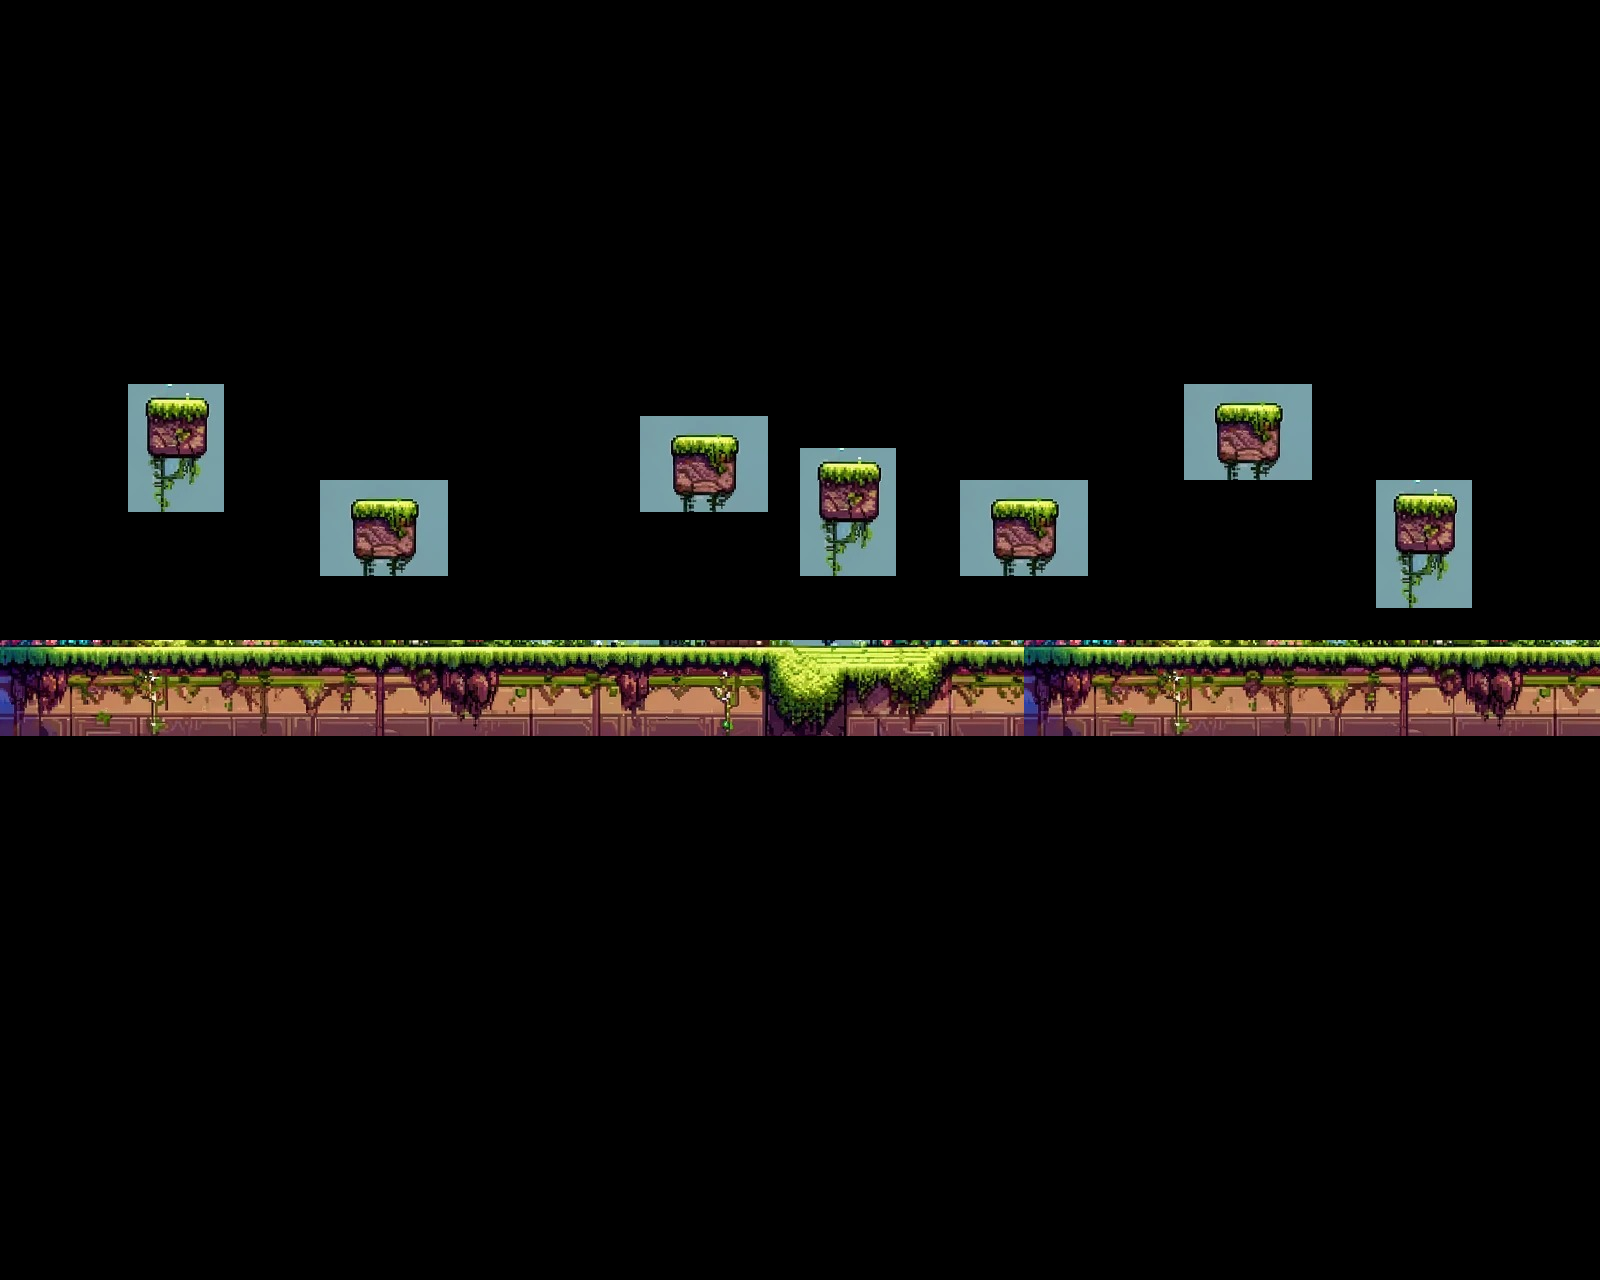

This game map was drawn from its Tiled (.tmx) file and the tilesets committed beside it. A one-line description and the full map source follow:
An orthogonal 50x40 tile map with 32x32 px tiles, 1 tile layer (Suelos) and 20 objects.

<map version="1.10" tiledversion="1.10.2" orientation="orthogonal" renderorder="right-down" width="50" height="40" tilewidth="32" tileheight="32" infinite="0" nextlayerid="5" nextobjectid="21">
 <tileset firstgid="1" source="tilemap1_32.tsx" />
 <layer id="1" name="Suelos" width="50" height="40">
  <data encoding="csv">
0,0,0,0,0,0,0,0,0,0,0,0,0,0,0,0,0,0,0,0,0,0,0,0,0,0,0,0,0,0,0,0,0,0,0,0,0,0,0,0,0,0,0,0,0,0,0,0,0,0,
0,0,0,0,0,0,0,0,0,0,0,0,0,0,0,0,0,0,0,0,0,0,0,0,0,0,0,0,0,0,0,0,0,0,0,0,0,0,0,0,0,0,0,0,0,0,0,0,0,0,
0,0,0,0,0,0,0,0,0,0,0,0,0,0,0,0,0,0,0,0,0,0,0,0,0,0,0,0,0,0,0,0,0,0,0,0,0,0,0,0,0,0,0,0,0,0,0,0,0,0,
0,0,0,0,0,0,0,0,0,0,0,0,0,0,0,0,0,0,0,0,0,0,0,0,0,0,0,0,0,0,0,0,0,0,0,0,0,0,0,0,0,0,0,0,0,0,0,0,0,0,
0,0,0,0,0,0,0,0,0,0,0,0,0,0,0,0,0,0,0,0,0,0,0,0,0,0,0,0,0,0,0,0,0,0,0,0,0,0,0,0,0,0,0,0,0,0,0,0,0,0,
0,0,0,0,0,0,0,0,0,0,0,0,0,0,0,0,0,0,0,0,0,0,0,0,0,0,0,0,0,0,0,0,0,0,0,0,0,0,0,0,0,0,0,0,0,0,0,0,0,0,
0,0,0,0,0,0,0,0,0,0,0,0,0,0,0,0,0,0,0,0,0,0,0,0,0,0,0,0,0,0,0,0,0,0,0,0,0,0,0,0,0,0,0,0,0,0,0,0,0,0,
0,0,0,0,0,0,0,0,0,0,0,0,0,0,0,0,0,0,0,0,0,0,0,0,0,0,0,0,0,0,0,0,0,0,0,0,0,0,0,0,0,0,0,0,0,0,0,0,0,0,
0,0,0,0,0,0,0,0,0,0,0,0,0,0,0,0,0,0,0,0,0,0,0,0,0,0,0,0,0,0,0,0,0,0,0,0,0,0,0,0,0,0,0,0,0,0,0,0,0,0,
0,0,0,0,0,0,0,0,0,0,0,0,0,0,0,0,0,0,0,0,0,0,0,0,0,0,0,0,0,0,0,0,0,0,0,0,0,0,0,0,0,0,0,0,0,0,0,0,0,0,
0,0,0,0,0,0,0,0,0,0,0,0,0,0,0,0,0,0,0,0,0,0,0,0,0,0,0,0,0,0,0,0,0,0,0,0,0,0,0,0,0,0,0,0,0,0,0,0,0,0,
0,0,0,0,0,0,0,0,0,0,0,0,0,0,0,0,0,0,0,0,0,0,0,0,0,0,0,0,0,0,0,0,0,0,0,0,0,0,0,0,0,0,0,0,0,0,0,0,0,0,
0,0,0,0,174,175,176,0,0,0,0,0,0,0,0,0,0,0,0,0,0,0,0,0,0,0,0,0,0,0,0,0,0,0,0,0,0,22,23,24,25,0,0,0,0,0,0,0,0,0,
0,0,0,0,206,207,208,0,0,0,0,0,0,0,0,0,0,0,0,0,22,23,24,25,0,0,0,0,0,0,0,0,0,0,0,0,0,54,55,56,57,0,0,0,0,0,0,0,0,0,
0,0,0,0,238,239,240,0,0,0,0,0,0,0,0,0,0,0,0,0,54,55,56,57,0,174,175,176,0,0,0,0,0,0,0,0,0,86,87,88,89,0,0,0,0,0,0,0,0,0,
0,0,0,0,270,271,272,0,0,0,22,23,24,25,0,0,0,0,0,0,86,87,88,89,0,206,207,208,0,0,22,23,24,25,0,0,0,0,0,0,0,0,0,174,175,176,0,0,0,0,
0,0,0,0,0,0,0,0,0,0,54,55,56,57,0,0,0,0,0,0,0,0,0,0,0,238,239,240,0,0,54,55,56,57,0,0,0,0,0,0,0,0,0,206,207,208,0,0,0,0,
0,0,0,0,0,0,0,0,0,0,86,87,88,89,0,0,0,0,0,0,0,0,0,0,0,270,271,272,0,0,86,87,88,89,0,0,0,0,0,0,0,0,0,238,239,240,0,0,0,0,
0,0,0,0,0,0,0,0,0,0,0,0,0,0,0,0,0,0,0,0,0,0,0,0,0,0,0,0,0,0,0,0,0,0,0,0,0,0,0,0,0,0,0,270,271,272,0,0,0,0,
0,0,0,0,0,0,0,0,0,0,0,0,0,0,0,0,0,0,0,0,0,0,0,0,0,0,0,0,0,0,0,0,0,0,0,0,0,0,0,0,0,0,0,0,0,0,0,0,0,0,
385,386,387,388,389,390,391,392,393,394,395,396,397,398,399,400,401,402,403,404,405,406,407,408,409,410,411,412,413,414,415,416,385,386,387,388,389,390,391,392,393,394,395,396,397,398,399,400,401,402,
417,418,419,420,421,422,423,424,425,426,427,428,429,430,431,432,433,434,435,436,437,438,439,440,441,442,443,444,445,446,447,448,417,418,419,420,421,422,423,424,425,426,427,428,429,430,431,432,433,434,
449,450,451,452,453,454,455,456,457,458,459,460,461,462,463,464,465,466,467,468,469,470,471,472,473,474,475,476,477,478,479,480,449,450,451,452,453,454,455,456,457,458,459,460,461,462,463,464,465,466,
0,0,0,0,0,0,0,0,0,0,0,0,0,0,0,0,0,0,0,0,0,0,0,0,0,0,0,0,0,0,0,0,0,0,0,0,0,0,0,0,0,0,0,0,0,0,0,0,0,0,
0,0,0,0,0,0,0,0,0,0,0,0,0,0,0,0,0,0,0,0,0,0,0,0,0,0,0,0,0,0,0,0,0,0,0,0,0,0,0,0,0,0,0,0,0,0,0,0,0,0,
0,0,0,0,0,0,0,0,0,0,0,0,0,0,0,0,0,0,0,0,0,0,0,0,0,0,0,0,0,0,0,0,0,0,0,0,0,0,0,0,0,0,0,0,0,0,0,0,0,0,
0,0,0,0,0,0,0,0,0,0,0,0,0,0,0,0,0,0,0,0,0,0,0,0,0,0,0,0,0,0,0,0,0,0,0,0,0,0,0,0,0,0,0,0,0,0,0,0,0,0,
0,0,0,0,0,0,0,0,0,0,0,0,0,0,0,0,0,0,0,0,0,0,0,0,0,0,0,0,0,0,0,0,0,0,0,0,0,0,0,0,0,0,0,0,0,0,0,0,0,0,
0,0,0,0,0,0,0,0,0,0,0,0,0,0,0,0,0,0,0,0,0,0,0,0,0,0,0,0,0,0,0,0,0,0,0,0,0,0,0,0,0,0,0,0,0,0,0,0,0,0,
0,0,0,0,0,0,0,0,0,0,0,0,0,0,0,0,0,0,0,0,0,0,0,0,0,0,0,0,0,0,0,0,0,0,0,0,0,0,0,0,0,0,0,0,0,0,0,0,0,0,
0,0,0,0,0,0,0,0,0,0,0,0,0,0,0,0,0,0,0,0,0,0,0,0,0,0,0,0,0,0,0,0,0,0,0,0,0,0,0,0,0,0,0,0,0,0,0,0,0,0,
0,0,0,0,0,0,0,0,0,0,0,0,0,0,0,0,0,0,0,0,0,0,0,0,0,0,0,0,0,0,0,0,0,0,0,0,0,0,0,0,0,0,0,0,0,0,0,0,0,0,
0,0,0,0,0,0,0,0,0,0,0,0,0,0,0,0,0,0,0,0,0,0,0,0,0,0,0,0,0,0,0,0,0,0,0,0,0,0,0,0,0,0,0,0,0,0,0,0,0,0,
0,0,0,0,0,0,0,0,0,0,0,0,0,0,0,0,0,0,0,0,0,0,0,0,0,0,0,0,0,0,0,0,0,0,0,0,0,0,0,0,0,0,0,0,0,0,0,0,0,0,
0,0,0,0,0,0,0,0,0,0,0,0,0,0,0,0,0,0,0,0,0,0,0,0,0,0,0,0,0,0,0,0,0,0,0,0,0,0,0,0,0,0,0,0,0,0,0,0,0,0,
0,0,0,0,0,0,0,0,0,0,0,0,0,0,0,0,0,0,0,0,0,0,0,0,0,0,0,0,0,0,0,0,0,0,0,0,0,0,0,0,0,0,0,0,0,0,0,0,0,0,
0,0,0,0,0,0,0,0,0,0,0,0,0,0,0,0,0,0,0,0,0,0,0,0,0,0,0,0,0,0,0,0,0,0,0,0,0,0,0,0,0,0,0,0,0,0,0,0,0,0,
0,0,0,0,0,0,0,0,0,0,0,0,0,0,0,0,0,0,0,0,0,0,0,0,0,0,0,0,0,0,0,0,0,0,0,0,0,0,0,0,0,0,0,0,0,0,0,0,0,0,
0,0,0,0,0,0,0,0,0,0,0,0,0,0,0,0,0,0,0,0,0,0,0,0,0,0,0,0,0,0,0,0,0,0,0,0,0,0,0,0,0,0,0,0,0,0,0,0,0,0,
0,0,0,0,0,0,0,0,0,0,0,0,0,0,0,0,0,0,0,0,0,0,0,0,0,0,0,0,0,0,0,0,0,0,0,0,0,0,0,0,0,0,0,0,0,0,0,0,0,0
</data>
 </layer>
 <objectgroup id="2" name="gotas">
  <object id="1" x="513.479" y="433.189">
   <point />
  </object>
  <object id="2" x="978.411" y="351.033">
   <point />
  </object>
  <object id="3" x="1245.42" y="593.768">
   <point />
  </object>
 </objectgroup>
 <objectgroup id="3" name="tierra">
  <object id="4" x="11.2032" y="647.917" width="1577.78" height="74.6878" />
  <object id="5" x="1402.26" y="502.276" width="48.5471" height="42.9455" />
  <object id="6" x="1228.61" y="414.517" width="46.6799" height="42.9455" />
  <object id="7" x="1010.15" y="509.744" width="35.4767" height="46.6799" />
  <object id="8" x="814.097" y="464.932" width="63.4847" height="50.4143" />
  <object id="9" x="679.659" y="442.525" width="50.4143" height="46.6799" />
  <object id="10" x="364.103" y="507.877" width="46.6799" height="42.9455" />
  <object id="11" x="154.977" y="403.314" width="42.9455" height="39.2111" />
 </objectgroup>
 <objectgroup id="4" name="estrellas">
  <object id="12" x="362.236" y="358.502">
   <point />
  </object>
  <object id="13" x="614.307" y="218.462">
   <point />
  </object>
  <object id="14" x="640.448" y="289.415">
   <point />
  </object>
  <object id="15" x="720.738" y="276.345">
   <point />
  </object>
  <object id="16" x="840.238" y="293.15">
   <point />
  </object>
  <object id="17" x="875.715" y="291.283">
   <point />
  </object>
  <object id="18" x="980.278" y="287.548">
   <point />
  </object>
  <object id="19" x="1135.25" y="270.743">
   <point />
  </object>
  <object id="20" x="1206.21" y="257.673">
   <point />
  </object>
 </objectgroup>
</map>